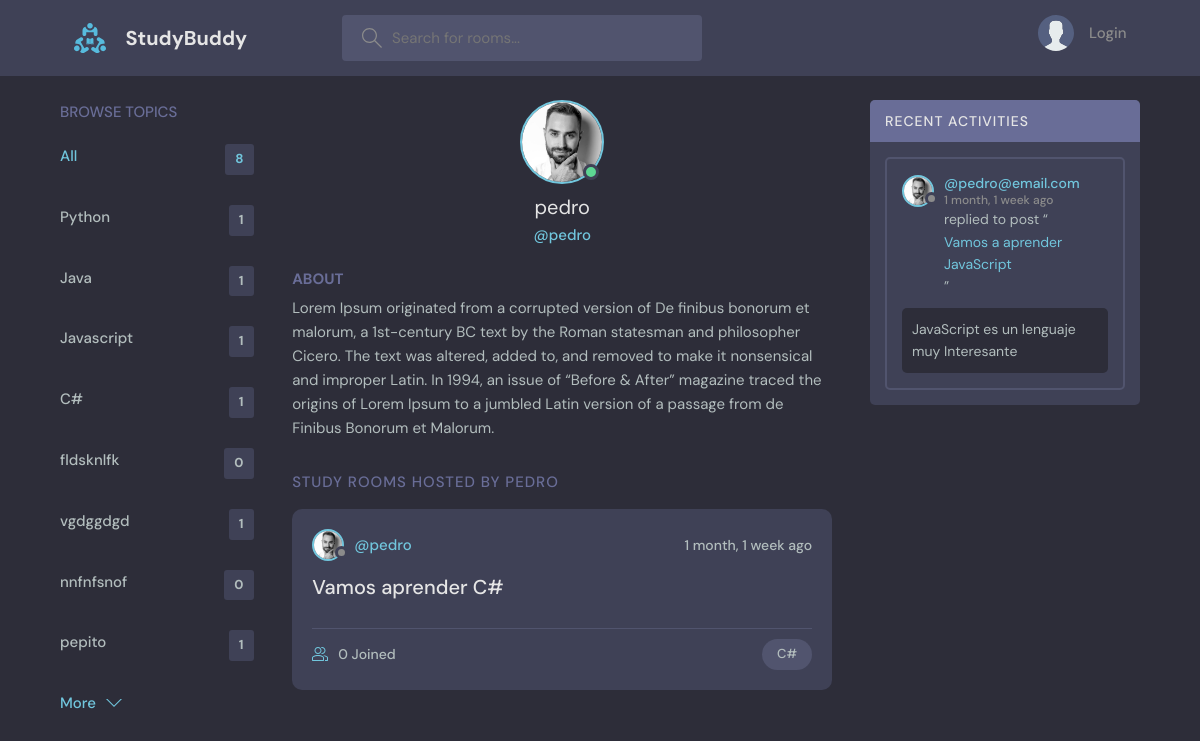
The app's page /profile/2/ with its own data.
### base/models.py (models this page shows, shortened)
class Topic(models.Model):
    name = models.CharField(max_length=200)

class User(AbstractUser):
    name = models.CharField(max_length=200, null=True)
    email = models.EmailField(unique=True, null=True)
    bio = models.TextField(null=True)
    avatar = models.ImageField(null=True, default="avatar.svg")
    USERNAME_FIELD = "email"
    REQUIRED_FIELDS = []

class Room(models.Model):
    host = models.ForeignKey(User, on_delete=models.SET_NULL, null=True)
    topic = models.ForeignKey(Topic, on_delete=models.SET_NULL, null=True)
    name = models.CharField(max_length=200)
    description = models.TextField(null=True, blank=True)
    participants = models.ManyToManyField(User, related_name="participants", blank=True)
    updated = models.DateTimeField(auto_now=True)
    created = models.DateTimeField(auto_now_add=True)
    class Meta:
        ordering = ["-updated", "-created"]
    def __str__(self):
        return self.name

class Message(models.Model):
    user = models.ForeignKey(User, on_delete=models.CASCADE)
    room = models.ForeignKey(Room, on_delete=models.CASCADE)
    body = models.TextField()
    updated = models.DateTimeField(auto_now=True)
    created = models.DateTimeField(auto_now_add=True)
    class Meta:
        ordering = ["-updated", "-created"]

### base/views.py (the view)
# urls.py: path("profile/<int:pk>/", views.userProfile, name="user-profile"),
def userProfile(request, pk):
    user = User.objects.get(id=pk)
    rooms = user.room_set.all()
    room_messages = user.message_set.all
    topics = Topic.objects.all()
    context = {
        "user": user,
        "rooms": rooms,
        "room_messages": room_messages,
        "topics": topics,
    }
    return render(request, "base/profile.html", context)

### base/templates/base/profile.html (shortened to what this page needs)
{% extends 'main.html' %}
{% block content %}
<main class="profile-page layout layout--3">
  <div class="container">
    {% include 'base/topics_component.html' %}
    <div class="roomList">
      <div class="profile">
        <div class="profile__avatar">
          <div class="avatar avatar--large active">
            <img src="{{user.avatar.url}}" />
          </div>
        </div>
        <div class="profile__info">
          <h3>{{user.username}}</h3>
          <p>@{{user.username}}</p>
        </div>
        <div class="profile__about">
          <h3>About</h3>
          <p>
            Lorem Ipsum originated from a corrupted version of De finibus bonorum et malorum,
            a 1st-century BC text by the Roman statesman and philosopher Cicero. The text was altered, added to, and removed to make it nonsensical and improper Latin. In 1994, an issue of “Before & After” magazine traced the origins of Lorem Ipsum to a
            jumbled Latin version of a passage from de Finibus Bonorum et Malorum.
          </p>
        </div>
      </div>
      <div class="roomList__header">
        <div>
          <h2>Study Rooms Hosted by {{user.username}}</a>
          </h2>
        </div>
      </div>
      {% include 'base/feed_component.html' %}
    </div>
    {% include 'base/activity_component.html' %}
  </div>
</main>
{% endblock content %}

### templates/main.html (shortened to what this page needs)
<!DOCTYPE html>
{% load static %}
<html lang="en">
<head>
    <link rel="stylesheet" href="{% static 'styles/style.css' %}" />
</head>
<body>
    {% include 'nav_bar.html' %}
    {% block content %}
    {% endblock %}
</body>
</html>

### templates/nav_bar.html (shortened to what this page needs)
{% load static %}
<header class="header header--loggedIn">
  <div class="container">
    <a href="{% url 'home' %}" class="header__logo">
      <img src="{% static 'images/logo.svg' %}" />
      <h1>StudyBuddy</h1>
    </a>
    <form class="header__search" method="GET" action="{% url 'home' %}">
      <label>
        <input name="q" placeholder="Search for rooms..." />
      </label>
    </form>
    <nav class="header__menu">
      {% if request.user.is_authenticated %}
      <div class="header__user">
        <a href="{% url 'update-user' %}">
          <div class="avatar avatar--medium active">
            <img src="{{request.user.avatar.url}}" />
          </div>
          <p>{{request.user.username}} <span>@{{request.user.username}}</span></p>
        </a>
        <button class="dropdown-button">
          <svg version="1.1" xmlns="http://www.w3.org/2000/svg" width="32" height="32" viewBox="0 0 32 32">
            <title>chevron-down</title>
            <path d="M16 21l-13-13h-3l16 16 16-16h-3l-13 13z"></path>
          </svg>
        </button>
      </div>
      {% else %}
      <a href="{% url 'login' %}">
        <img src="{% static 'images/avatar.svg' %}" />
        <p>Login</p>
      </a>
      {% endif %}
    </nav>
  </div>
</header>

### base/templates/base/topics_component.html
<div class="topics">
    <div class="topics__header">
        <h2>Browse Topics</h2>
    </div>
    <ul class="topics__list">
        <li>
            <a href="{% url 'home' %}" class="active">All <span>{{topics.count}}</span></a>
        </li>
        {% for topic in topics %}
        <li>
            <a href="{% url 'home' %}?q={{topic.name}}">{{topic.name}}<span>{{topic.room_set.all.count}}</span></a>
        </li>
        {% endfor %}
    </ul>
    <a class="btn btn--link" href="{% url 'topics' %}">
        More
        <svg version="1.1" xmlns="http://www.w3.org/2000/svg" width="32" height="32" viewBox="0 0 32 32">
            <title>chevron-down</title>
            <path d="M16 21l-13-13h-3l16 16 16-16h-3l-13 13z"></path>
        </svg>
    </a>
</div>

### base/templates/base/feed_component.html (shortened to what this page needs)
{% for room in rooms %}
<div class="roomListRoom">
    <div class="roomListRoom__header">
        <a href="{% url 'user-profile' room.host.id %}" class="roomListRoom__author">
            <div class="avatar avatar--small">
                <img src="{{room.host.avatar.url}}" />
            </div>
            <span>@{{room.host.username}}</span>
        </a>
        <div class="roomListRoom__actions">
            <span>{{room.created|timesince}} ago</span>
        </div>
    </div>
    <div class="roomListRoom__content">
        <a href="{% url 'room' room.id %}">{{room.name}}</a>
    </div>
    <div class="roomListRoom__meta">
        <a href="{% url 'room' room.id %}" class="roomListRoom__joined">
            {{room.participants.all.count}} Joined
        </a>
        <p class="roomListRoom__topic">{{room.topic.name}}</p>
    </div>
</div>
{% endfor %}

### base/templates/base/activity_component.html (shortened to what this page needs)
<div class="activities">
    <div class="activities__header">
        <h2>Recent Activities</h2>
    </div>
    {% for message in room_messages %}
    <div class="activities__box">
        <div class="activities__boxHeader roomListRoom__header">
            <a href="{% url 'user-profile' message.user.id %}" class="roomListRoom__author">
                <div class="avatar avatar--small">
                    <img src="{{message.user.avatar.url}}" />
                </div>
                <p>
                    @{{message.user}}
                    <span>{{message.created|timesince}} ago</span>
                </p>
            </a>
        </div>
        <div class="activities__boxContent">
            <p>replied to post “<a href="{% url 'room' message.room.id %}">{{message.room}}</a>”</p>
            <div class="activities__boxRoomContent">
                {{message.body}}
            </div>
        </div>
    </div>
    {% endfor %}
</div>

### records on screen
Topic: name "Python", room_set.all.count "1"
Topic: name "Java", room_set.all.count "1"
Topic: name "Javascript", room_set.all.count "1"
Topic: name "C#", room_set.all.count "1"
Topic: name "fldsknlfk", room_set.all.count "0"
Topic: name "vgdggdgd", room_set.all.count "1"
Topic: name "nnfnfsnof", room_set.all.count "0"
Topic: name "pepito", room_set.all.count "1"
User: avatar (picture), username "pedro", username "PEDRO"
Room: host.avatar (picture), host.username "pedro", created "1 month, 1 week", name "Vamos aprender C#", participants.all.count "0", topic.name "C#"
Message: user.avatar (picture), user "pedro@email.com", created "1 month, 1 week", room "Vamos a aprender JavaScript", body "JavaScript es un lenguaje muy Interesante"

### other values on screen
{{ topics.count }} "8"
